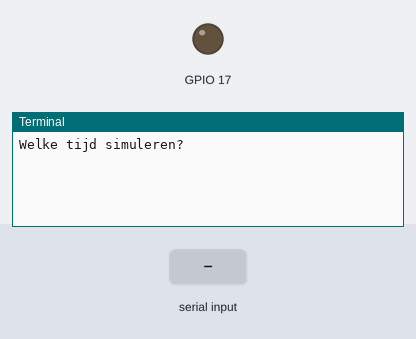
This program was run on a simulated Raspberry Pi (BCM pin numbers). On the bench: output pins drawn as LEDs (lit = HIGH), the last lines printed to the terminal. The test bench sets the inputs (shaded band). The clock reads 2024-03-15 10:24:30 at power-on unless the program sets it.

Above: at 1.2 s.
1.3 s: "5" typed at the terminal
At 1.7 s:
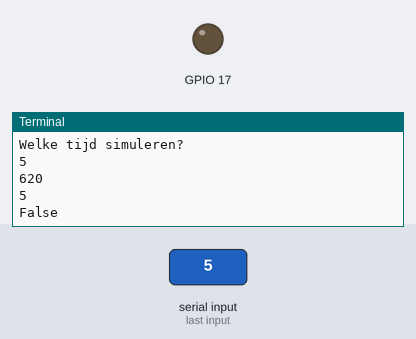
At 5.7 s:
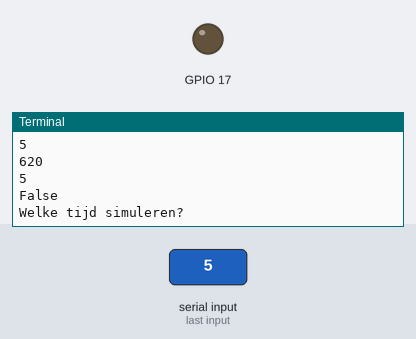

Measured:
- after the input at 1.3 s, the terminal: prints a new line at once (image 1)

The program:

Tijdklok_test2.py
```python
#!/usr/bin/python

import RPi.GPIO as GPIO #GPIO importeren om te kunnen gebruiken
import os
import time
from datetime import datetime
GPIO.setmode(GPIO.BCM) #Nummering van de poorten gebruiken zoals op printplaat
GPIO.setup(17, GPIO.OUT)# poort 17 definieren als Output

def tijdklok(tijd_mil, tijd_aan, tijd_uit):

	print tijd_aan
	if tijd_aan < tijd_uit:
		if tijd_uit > tijd_mil >= tijd_aan:
			return True
		else:
			return False
	else:
		if tijd_mil >= tijd_aan or tijd_mil < tijd_uit:
			return True
		else:
			return False


try:
	while True:

		now = datetime.now()
		#now_mil = (now.hour)*100 + (now.minute)
		inputstr = raw_input("Welke tijd simuleren?  ")
		now_mil = int(inputstr)

		switch_17 = tijdklok(now_mil,620,630) #tijden mogen niet met 0 beginnen! waarom weet ik niet

		GPIO.output(17, switch_17)

		#print now
		print now_mil
		print switch_17
		time.sleep(3)
		os.system('clear')

except KeyboardInterrupt: #Actie na Ctrl-C: Alle gestuurde uitgangen vrijgeven
	GPIO.cleanup()
```
